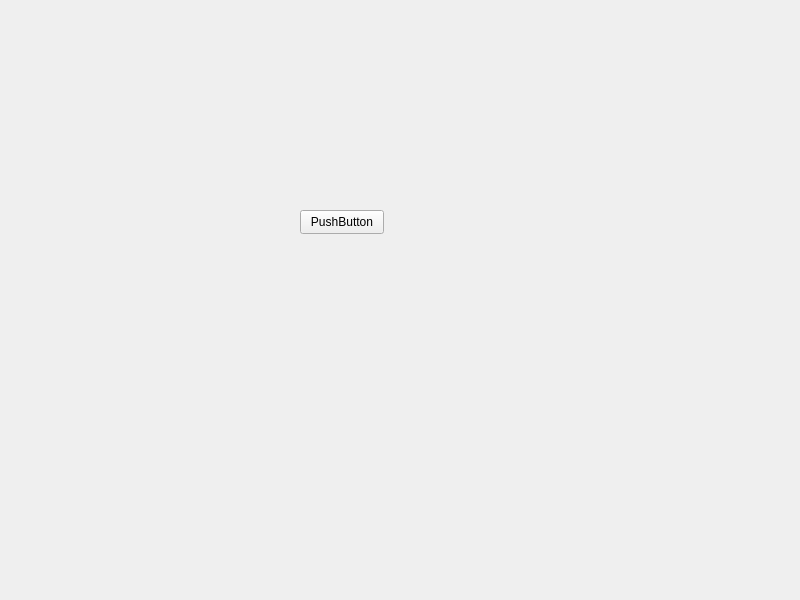
<?xml version="1.0" encoding="UTF-8"?>
<ui version="4.0">
 <class>Widget</class>
 <widget class="QWidget" name="Widget">
  <property name="geometry">
   <rect>
    <x>0</x>
    <y>0</y>
    <width>800</width>
    <height>600</height>
   </rect>
  </property>
  <property name="windowTitle">
   <string>Widget</string>
  </property>
  <widget class="QPushButton" name="pushButton">
   <property name="geometry">
    <rect>
     <x>300</x>
     <y>210</y>
     <width>84</width>
     <height>24</height>
    </rect>
   </property>
   <property name="text">
    <string>PushButton</string>
   </property>
  </widget>
 </widget>
 <resources/>
 <connections/>
</ui>
